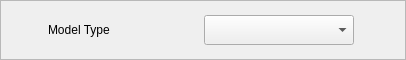
               <widget class="QFrame" name="Frame_TrainModel_ModelType">
                <property name="sizePolicy">
                 <sizepolicy hsizetype="Preferred" vsizetype="Fixed">
                  <horstretch>0</horstretch>
                  <verstretch>0</verstretch>
                 </sizepolicy>
                </property>
                <property name="minimumSize">
                 <size>
                  <width>0</width>
                  <height>60</height>
                 </size>
                </property>
                <property name="maximumSize">
                 <size>
                  <width>16777215</width>
                  <height>60</height>
                 </size>
                </property>
                <property name="styleSheet">
                 <string notr="true">QFrame#Frame_TrainModel_ModelType
{
	border-top:1px solid rgb(226, 226, 226);
	border-bottom:2px solid rgb(226, 226, 226);
	border-left:2px solid rgb(226, 226, 226);
	border-right:2px solid rgb(226, 226, 226);
	background-color: rgb(247, 247, 247);
}</string>
                </property>
                <property name="frameShape">
                 <enum>QFrame::StyledPanel</enum>
                </property>
                <property name="frameShadow">
                 <enum>QFrame::Raised</enum>
                </property>
                <layout class="QHBoxLayout" name="horizontalLayout_21">
                 <item>
                  <widget class="QLabel" name="Label_TrainModel_ModelType">
                   <property name="sizePolicy">
                    <sizepolicy hsizetype="Fixed" vsizetype="Fixed">
                     <horstretch>0</horstretch>
                     <verstretch>0</verstretch>
                    </sizepolicy>
                   </property>
                   <property name="minimumSize">
                    <size>
                     <width>30</width>
                     <height>30</height>
                    </size>
                   </property>
                   <property name="maximumSize">
                    <size>
                     <width>30</width>
                     <height>30</height>
                    </size>
                   </property>
                   <property name="styleSheet">
                    <string notr="true">border-image: url(:/Icon/State/RedLight.png);</string>
                   </property>
                   <property name="text">
                    <string/>
                   </property>
                  </widget>
                 </item>
                 <item>
                  <widget class="QLabel" name="label_25">
                   <property name="sizePolicy">
                    <sizepolicy hsizetype="Fixed" vsizetype="Fixed">
                     <horstretch>0</horstretch>
                     <verstretch>0</verstretch>
                    </sizepolicy>
                   </property>
                   <property name="minimumSize">
                    <size>
                     <width>150</width>
                     <height>30</height>
                    </size>
                   </property>
                   <property name="maximumSize">
                    <size>
                     <width>150</width>
                     <height>30</height>
                    </size>
                   </property>
                   <property name="styleSheet">
                    <string notr="true">QLabel
{
	border:0px;
	
	font: 87 10pt &quot;Arial Black&quot;;
}</string>
                   </property>
                   <property name="text">
                    <string>Model Type</string>
                   </property>
                  </widget>
                 </item>
                 <item>
                  <widget class="QComboBox" name="ComboBox_TrainModel_ModelType">
                   <property name="sizePolicy">
                    <sizepolicy hsizetype="Fixed" vsizetype="Fixed">
                     <horstretch>0</horstretch>
                     <verstretch>0</verstretch>
                    </sizepolicy>
                   </property>
                   <property name="minimumSize">
                    <size>
                     <width>150</width>
                     <height>30</height>
                    </size>
                   </property>
                   <property name="maximumSize">
                    <size>
                     <width>150</width>
                     <height>30</height>
                    </size>
                   </property>
                  </widget>
                 </item>
                 <item>
                  <spacer name="horizontalSpacer_11">
                   <property name="orientation">
                    <enum>Qt::Horizontal</enum>
                   </property>
                   <property name="sizeHint" stdset="0">
                    <size>
                     <width>40</width>
                     <height>20</height>
                    </size>
                   </property>
                  </spacer>
                 </item>
                </layout>
               </widget>
